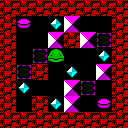

A level layout from a 2D game, rendered from its tile map. Below: a short description, then the map file with its tile-grid data intact:
An orthogonal 8x8 tile map with 16x16 px tiles, 1 tile layer (Tile layer 1).

<map version="1.2" tiledversion="1.2.2" orientation="orthogonal" renderorder="right-down" width="8" height="8" tilewidth="16" tileheight="16" infinite="0" backgroundcolor="#000000" nextlayerid="2" nextobjectid="1">
 <tileset firstgid="1" source="../editor_tiles.tsx" />
 <layer id="1" name="Tile layer 1" width="8" height="8">
  <data encoding="csv">
2,2,2,2,2,2,2,2,
2,8,0,3,7,0,0,2,
2,0,0,7,2,7,6,2,
2,0,6,1,0,0,3,2,
2,6,2,0,3,0,7,2,
2,3,0,0,7,6,0,2,
2,0,2,3,7,0,8,2,
2,2,2,2,2,2,2,2
</data>
 </layer>
</map>
